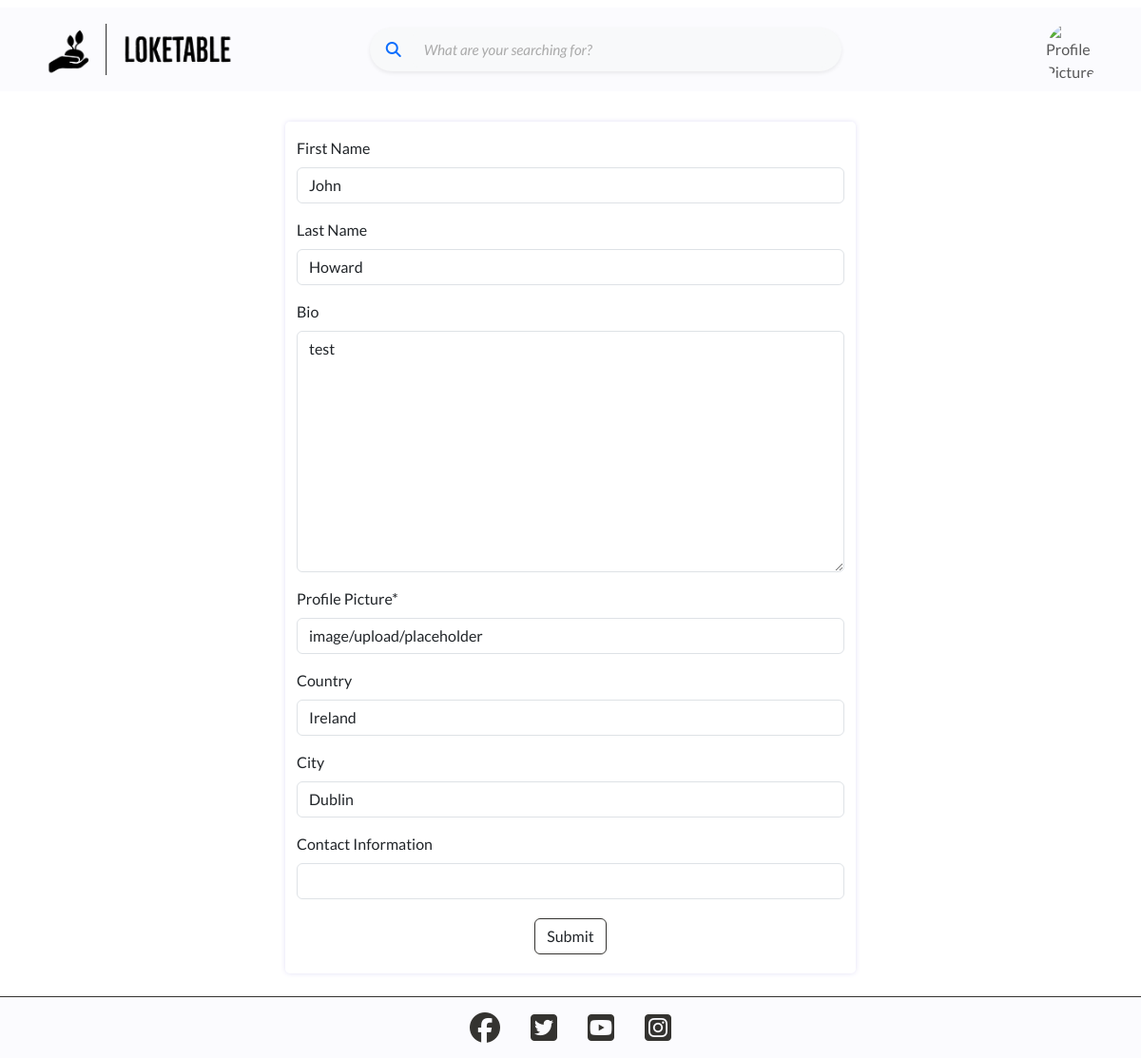
The page /user/edit/2/ (signed in) on the database its author committed.
### profiles/models.py (models this page shows, shortened)
class Profile(models.Model):
    user = models.OneToOneField(
        User,
        on_delete=models.CASCADE,
        related_name='profile'
        )
    first_name = models.CharField(max_length=30, null=True, blank=True)
    last_name = models.CharField(max_length=30, null=True, blank=True)
    bio = models.TextField(max_length=1500, null=True, blank=True)
    country = models.CharField(max_length=30, null=True, blank=True)
    city = models.CharField(max_length=30, null=True, blank=True)
    created_date = models.DateTimeField(auto_now_add=True)
    updated_date = models.DateTimeField(auto_now=True)
    image = CloudinaryField('image', default='placeholder')
    contact = models.CharField(max_length=30, null=True, blank=True)

### profiles/views.py (the view, shortened to what this page needs)
# urls.py: path('edit/<int:pk>/', EditProfile.as_view(), name='edit_profile'),
class EditProfile(LoginRequiredMixin, UserPassesTestMixin, generic.UpdateView):
    template_name = 'profiles/edit_profile.html'
    form_class = ProfileForm
    model = Profile
    def test_func(self):
        return self.request.user == self.get_object().user

### profiles/forms.py
class ProfileForm(forms.ModelForm):
    class Meta:
        model = Profile
        fields = [
            'first_name',
            'last_name',
            'bio',
            'image',
            'country',
            'city',
            'contact'
        ]
        labels = {
            'first_name': 'First Name',
            'last_name': 'Last Name',
            'bio': 'Bio',
            'image': 'Profile Picture',
            'country': 'Country',
            'city': 'City',
            'contact': 'Contact Information'
        }

### profiles/templates/profiles/edit_profile.html (shortened to what this page needs)
{% extends 'base.html' %}
{% block content %}
    <div class="container form-container">
        <form method="POST" enctype="multipart/form-data" class="my-4 py-3">
            {{ form | crispy }}
            <div class="d-flex justify-content-center">
                <input type="submit" value="Submit" class="btn general-purpose-btn my-1">
            </div>
        </form>
    </div>
{% endblock %}

### static/css/base.css (style rules this page uses)
:root { --title: 'Montserrat', sans-serif; --body: 'Lato', sans-serif; --jet: #343330; --drab-dark-brown: #45462A; --field-drab: #7E5920; --fulvous: #DC851F; --orange-peel: #FFA737; --cloud-white: rgb(255, 255, 255); --off-lavender: rgba(216,212,242,0.1); --box-shadow-small-lavender: 0px 0px 6px -1px rgb(216,212,242); }
html, body { height: 100%; }
body { display: flex; flex-direction: column; font-family: var(--body); }
.general-purpose-btn { background-color: var(--cloud-white); border: 1px solid var(--jet); }
.form-control::placeholder { font-size: 0.95rem; color: #aaa; font-style: italic; }
.form-container { width: 90%; box-shadow: var(--box-shadow-small-lavender); border-radius: 5px; }
@media screen and (min-width: 576px) { .form-container { width: 75%; } }
@media screen and (min-width: 992px) { .form-container { width: 50%; } }

### rows shown on the page
Profile: first_name "John", last_name "Howard", bio "test", image "image/upload/placeholder", country "Ireland", city "Dublin"
